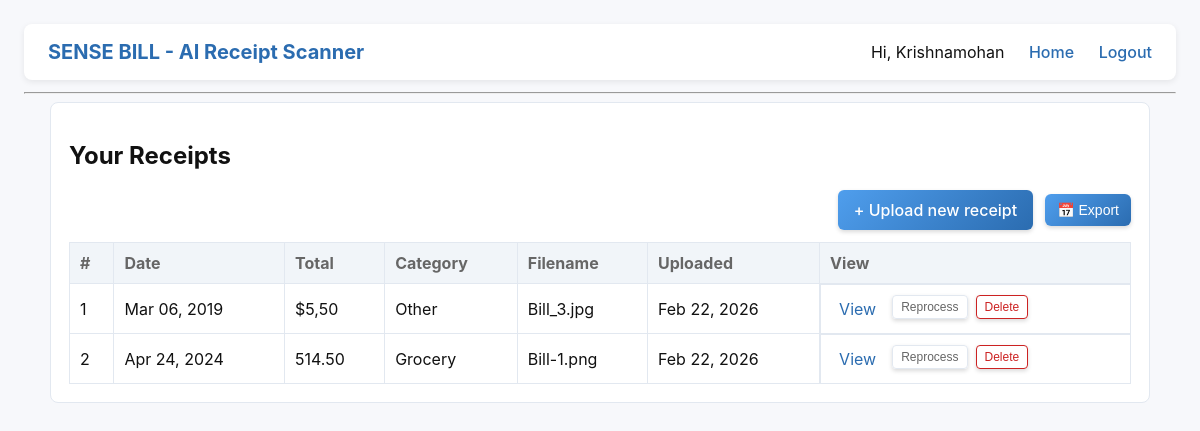
The page / (signed in) on the database as committed earlier.
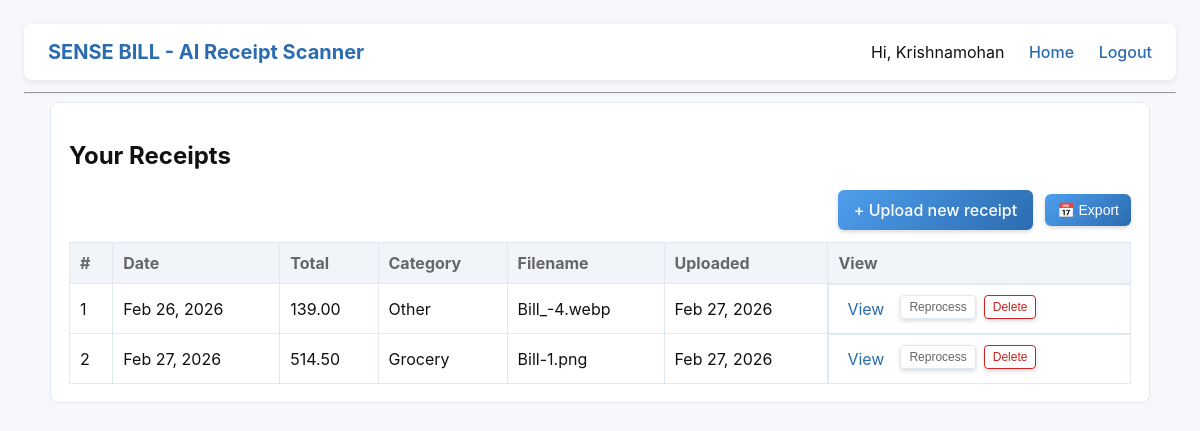
The same page on the database as committed later.
### app.py (models this page shows)
class User(db.Model):
    id = db.Column(db.Integer, primary_key=True)
    username = db.Column(db.String(150), unique=True, nullable=False)
    password_hash = db.Column(db.String(200), nullable=False)

class Receipt(db.Model):
    id = db.Column(db.Integer, primary_key=True)
    user_id = db.Column(db.Integer, nullable=False)
    filename = db.Column(db.String(300), nullable=False)
    date = db.Column(db.String(50))
    total = db.Column(db.String(50))
    bill_category = db.Column(db.String(100))
    raw_text = db.Column(db.Text)
    created_at = db.Column(db.DateTime, default=datetime.utcnow)

### app.py (the view)
@app.route("/")
def index():
    user = current_user()
    if not user:
        return redirect(url_for("login"))
    receipts = Receipt.query.filter_by(user_id=user.id).order_by(Receipt.id.asc()).all()
    return render_template("index.html", receipts=receipts, user=user)

### app.py (called while the page is built)
def current_user():
    uid = session.get("user_id")
    if not uid:
        return None
    return User.query.get(uid)

@app.template_filter('display_date')
def display_date(value):
    if not value:
        return ""
    if isinstance(value, str):
        for fmt in ('%Y-%m-%d', '%d/%m/%Y', '%d-%m-%Y', '%Y/%m/%d'):
            try:
                dt = datetime.strptime(value, fmt)
                break
            except Exception:
                dt = None
        if dt is None:
            try:
                dt = datetime.fromisoformat(value)
            except Exception:
                return value
    else:
        dt = value
    try:
        return dt.strftime('%b %d, %Y')
    except Exception:
        return str(value)

### templates/index.html (shortened to what this page needs)
{% extends 'base.html' %}
{% block content %}
  <h2>Your Receipts</h2>
  <div class="toolbar">
    <div class="toolbar-right">
      <a href="{{ url_for('upload') }}" class="btn btn-upload">+ Upload new receipt</a>
      <button id="export-btn" class="btn btn-export">📅 Export</button>
    </div>
  </div>
  {% if receipts %}
    <table>
      <thead><tr><th>#</th><th>Date</th><th>Total</th><th>Category</th><th>Filename</th><th>Uploaded</th><th>View</th></tr></thead>
      <tbody>
      {% for r in receipts %}
        <tr>
          <td>{{ loop.index }}</td>
          <td>{{ r.date|display_date }}</td>
          <td>{{ r.total }}</td>
          <td>{{ r.bill_category }}</td>
          <td>{{ r.filename }}</td>
          <td>{{ r.created_at|display_date }}</td>
          <td class="actions-cell">
            <a href="{{ url_for('receipt_view', rid=r.id) }}" class="action-link">View</a>
            <form method="post" action="{{ url_for('reprocess_receipt', rid=r.id) }}" style="display:inline" onsubmit="return confirm('Reprocess this receipt?');">
              <button type="submit" class="action-btn">Reprocess</button>
            </form>
            <form method="post" action="{{ url_for('delete_receipt', rid=r.id) }}" style="display:inline" onsubmit="return confirm('Delete this receipt?');">
              <button type="submit" class="action-btn delete-btn">Delete</button>
            </form>
          </td>
        </tr>
      {% endfor %}
      </tbody>
    </table>
  {% else %}
    <p>No receipts yet.</p>
  {% endif %}
{% endblock %}

### templates/base.html (shortened to what this page needs)
<!doctype html>
<html lang="en">
  <head>
    <link rel="stylesheet" href="{{ url_for('static', filename='styles.css') }}">
  </head>
  <body>
    <header>
      <h1>SENSE BILL - AI Receipt Scanner</h1>
      <nav>
        {% if user %}
          <span>Hi, {{ user.username }}</span>
          <a href="{{ url_for('index') }}">Home</a>
          <a href="{{ url_for('logout') }}">Logout</a>
        {% else %}
          <a href="{{ url_for('login') }}">Login</a>
          <a href="{{ url_for('register') }}">Register</a>
        {% endif %}
      </nav>
    </header>
    <hr>
    <div class="container">
      <main>
        {% block content %}{% endblock %}
      </main>
    </div>
  </body>
</html>

### static/styles.css (style rules this page uses)
:root { --bg:#f7f8fb; --card:#ffffff; --accent:#2b6cb0; --muted:#666; --border:#e2e8f0; --success:#38a169; --error:#e53e3e; --warning:#d69e2e; --info:#3182ce; }
* { box-sizing:border-box }
body { font-family:Inter,Segoe UI,Arial,Helvetica,sans-serif; background:var(--bg); color:#111; margin:0; padding:24px; }
.container { max-width:1100px;margin:0 auto }
header { display:flex;justify-content:space-between;align-items:center;margin-bottom:12px;padding:16px 24px;background:var(--card);border-radius:8px;box-shadow:0 2px 6px rgba(0,0,0,0.08); }
header h1 { font-size:20px;margin:0;color:var(--accent) }
nav a { margin-left:20px;color:var(--accent);text-decoration:none;font-weight:500;transition:color .2s,background .2s; }
main { background:var(--card);padding:18px;border-radius:8px;border:1px solid var(--border) }
.toolbar { display:flex;justify-content:space-between;align-items:center;margin-bottom:12px;gap:12px }
.toolbar-right { display:flex;gap:12px;align-items:center }
.btn-export { background:var(--accent);padding:8px 14px;font-size:14px }
button, .btn, .action-link, .action-btn { position:relative;overflow:hidden;transition:.3s }
button { background:linear-gradient(135deg, #4f9eed 0%, #2b6cb0 100%);color:#fff;border:none;padding:8px 12px;border-radius:6px;cursor:pointer;box-shadow:0 2px 4px rgba(0,0,0,0.15); }
.btn { display:inline-block;background:linear-gradient(135deg, #4f9eed 0%, #2b6cb0 100%);color:#fff;text-decoration:none;padding:8px 12px;border-radius:6px;cursor:pointer;font-weight:500;box-shadow:0 2px 4px rgba(0,0,0,0.15) }
.btn-upload { background:linear-gradient(135deg, #4f9eed 0%, #2b6cb0 100%);padding:10px 16px }
.actions-cell { display:flex;gap:8px;flex-wrap:wrap }
.action-link { color:var(--accent);text-decoration:none;padding:4px 8px;border-radius:4px }
.action-btn { background:none;border:1px solid var(--border);color:var(--muted);padding:4px 8px;border-radius:4px;font-size:12px;cursor:pointer }
.delete-btn { color:#c22;border-color:#c22 }
table { width:100%;border-collapse:collapse;margin-top:12px }
th,td { border:1px solid var(--border);padding:10px;text-align:left }
th { background:#f1f5f9;color:var(--muted) }

Rows that differ between the two databases and show on the page:
removed Receipt: date|display_date "Mar 06, 2019", total "$5,50", bill_category "Other", filename "Bill_3.jpg", created_at|display_date "Feb 22, 2026"
removed Receipt: date|display_date "Apr 24, 2024", total "514.50", bill_category "Grocery", filename "Bill-1.png", created_at|display_date "Feb 22, 2026"
added Receipt: date|display_date "Feb 26, 2026", total "139.00", bill_category "Other", filename "Bill_-4.webp", created_at|display_date "Feb 27, 2026"
added Receipt: date|display_date "Feb 27, 2026", total "514.50", bill_category "Grocery", filename "Bill-1.png", created_at|display_date "Feb 27, 2026"
